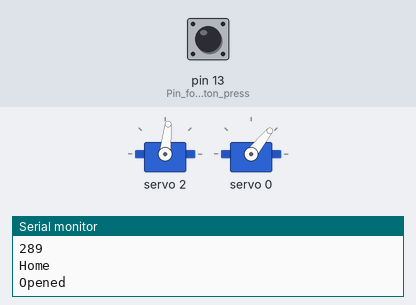
This sketch was run on a simulated Arduino Uno, built with avr-gcc and run on an emulated ATmega328P. Shown: 2 × servo, the last lines printed to the serial monitor. The test bench sets the inputs (shaded band); at power-on: pin 13 (Pin_for_button_press) HIGH.

Above: at 2.2 s.
2.3 s: pin 13 (Pin_for_button_press) pulled LOW for 0.15 s
At 10.5 s:
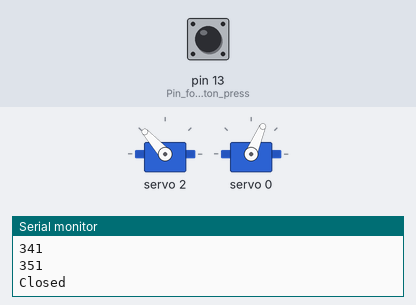
11.4 s: pin 13 (Pin_for_button_press) pulled LOW for 1 s
At 13.28 s:
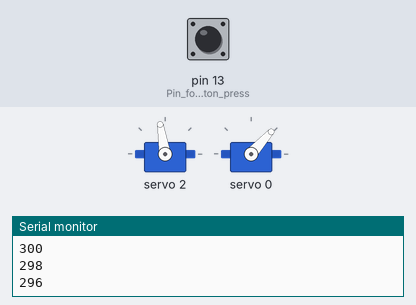
14.4 s: pin 13 (Pin_for_button_press) pulled LOW for 3.2 s
Timing chart, 0 to 22.0 s (numbered marks = the images above; inputs shaded):
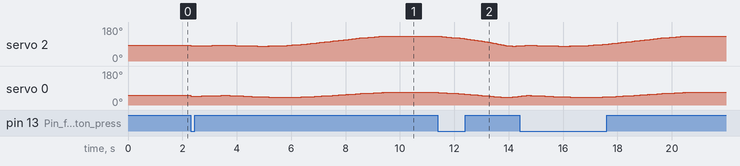

The sketch:

new.ino
```cpp
#include "servo_position.h"
#include <Wire.h>
#include <Adafruit_PWMServoDriver.h>
#define SERVOMIN 170
#define SERVOMAX 650

Adafruit_PWMServoDriver pwm = Adafruit_PWMServoDriver();

const int servoCount = 2; // Number of servos you have
const int servoPins[] = {2, 0}; // 2 is lower servo

double defaultPositions[servoCount] = {SERVO_1_POS[0], SERVO_2_POS[0]}; // Default position is when lid is open
double servoAngles[servoCount]; // Array to store current servo angles
int servoPWM[servoCount]; // Array to store current servo PWM values

bool isRotating = false; // Flag to track if rotation is in progress
bool isAtZero = false;    // Flag to track servo position (0 or x degrees)

void setup()
{
  Serial.begin(9600);
  pwm.begin();
  pwm.setPWMFreq(50);
  pinMode(13, INPUT_PULLUP); // Pin for button press

  // Initialize servo angles to default positions
  for (int i = 0; i < servoCount; i++)
  {
    servoAngles[i] = defaultPositions[i];
    servoPWM[i] = int(myAngleToPulse(defaultPositions[i], false, i));
    pwm.setPWM(servoPins[i], 0, myAngleToPulse(servoAngles[i], false, i));
  }
  // servoMax(); // Set servos to minimum position
  setDefaultPositions();
  Serial.println("Opened");
  delay(1000); // Wait for servos to reach minimum position
}

void closeLid() {
  isRotating = true;
  for (int i = 0; i < 100; i++) {
    // myMoveServo(0, 1, SERVO_1_POS[i], SERVO_2_POS[i], i);
    PWMMoveServo(0, 1, int(myAngleToPulse(SERVO_1_POS[i] + 4, false, i)), int(myAngleToPulse(SERVO_2_POS[i] + 5, true, i)), i);
    // moveServo(1, SERVO_2_POS[i]);

    // Serial.print("servo1:");
    // Serial.print(SERVO_1_POS[i]);
    // Serial.print(",servo2:");
    // Serial.println(SERVO_2_POS[i]);
    delay(25);
  }
  isRotating = false;
  Serial.println("Closed");
}

void openLid() {
  isRotating = true;
  for (int i = 99; i >= 0; i--) {
    // myMoveServo(0, 1, SERVO_1_POS[i], SERVO_2_POS[i], i);
    PWMMoveServo(0, 1, int(myAngleToPulse(SERVO_1_POS[i] + 4, false, i)), int(myAngleToPulse(SERVO_2_POS[i] + 5, true, i)), i);
    // moveServo(1, SERVO_2_POS[i]);

    // Serial.print("servo1:");
    // Serial.print(SERVO_1_POS[i]);
    // Serial.print(",servo2:");
    // Serial.println(SERVO_2_POS[i]);
    // delay(25);
  }
  isRotating = false;
  Serial.println("Opened");
}

void servoMin() {
  isRotating = true;
  for (int i = 0; i < servoCount; i++) {
    moveServo(i, 0);
  }
  isRotating = false;
  Serial.println("Min");
}

void servoMax() {
  isRotating = true;
  for (int i = 0; i < servoCount; i++) {
    moveServo(i, 180);
  }
  isRotating = false;
  Serial.println("Max");
}

void loop()
{

  int buttonState = digitalRead(13);
  if (buttonState == LOW && !isRotating) {
    if (isAtZero) {
      openLid();
      // servoMax();
    } else {
      closeLid();
      // servoMin();
    }
    isAtZero = !isAtZero;
  }
}

void myMoveServo(int servoIndex_1, int servoIndex_2, double targetAngle_1, double targetAngle_2, int i)
{
      pwm.setPWM(servoPins[servoIndex_2], 0, myAngleToPulse(targetAngle_2, false, i));
      pwm.setPWM(servoPins[servoIndex_1], 0, myAngleToPulse(targetAngle_1, true, i));
      delay(15);
}

void PWMMoveServo(int servoIndex_1, int servoIndex_2, int targetPWM_1, int targetPWM_2, int i)
{
  // Calculate the total steps for each servo
  int steps_1 = abs(targetPWM_1 - servoPWM[servoIndex_1]);
  int steps_2 = abs(targetPWM_2 - servoPWM[servoIndex_2]);

  // Function to calculate the greatest common divisor (GCD)
  auto gcd = [](int a, int b) {
    while (b != 0) {
      int temp = b;
      b = a % b;
      a = temp;
    }
    return a;
  };

  // Calculate the least common multiple (LCM)
  int maxSteps = (steps_1 * steps_2) / gcd(steps_1, steps_2);

  // Calculate the step interval for each servo
  int interval_1 = maxSteps / steps_1;
  int interval_2 = maxSteps / steps_2;

  // Smoothly move both servos to their target positions
  for (int step = 0; step <= maxSteps; step++) {
    if (step % interval_1 == 0 && steps_1 > 0) {
      servoPWM[servoIndex_1] += (targetPWM_1 > servoPWM[servoIndex_1]) ? 1 : -1;
      pwm.setPWM(servoPins[servoIndex_1], 0, servoPWM[servoIndex_1]);
    }
    if (step % interval_2 == 0 && steps_2 > 0) {
      servoPWM[servoIndex_2] += (targetPWM_2 > servoPWM[servoIndex_2]) ? 1 : -1;
      pwm.setPWM(servoPins[servoIndex_2], 0, servoPWM[servoIndex_2]);
    }
    delay(10); // Adjust the delay for smoother motion
  }

  // Ensure the final positions are set precisely
  servoPWM[servoIndex_1] = targetPWM_1;
  servoPWM[servoIndex_2] = targetPWM_2;

  pwm.setPWM(servoPins[servoIndex_1], 0, targetPWM_1);
  pwm.setPWM(servoPins[servoIndex_2], 0, targetPWM_2);
}

void moveServo(int servoIndex, int targetAngle)
{
  // Smoothly move the servo to the target angle
  for (int i = servoAngles[servoIndex]; i != targetAngle; i += (targetAngle > i) ? 1 : -1)
  {
    servoAngles[servoIndex] = i;
    pwm.setPWM(servoPins[servoIndex], 0, angleToPulse(i));
    delay(10); // Adjust the delay for smoother motion
  }
}

void setDefaultPositions()
{
  // Set all servos to their default positions
  myMoveServo(0, 1, defaultPositions[0] + 4, defaultPositions[1] + 5, 0);
  Serial.println("Home");
}

double myAngleToPulse(double angle, bool debug, int i)
{
  // Convert angle to servo pulse length
  if (debug)
  {
    Serial.println(i + int(myMap(angle)));
  }
  return myMap(angle);
}

double myMap(double angle)
{
  return SERVOMIN + (((angle - 0) * (SERVOMAX - SERVOMIN)) / (180));
}

int angleToPulse(int angle)
{
  // Convert angle to servo pulse length
  Serial.println(map(angle, 0, 180, SERVOMIN, SERVOMAX));
  return map(angle, 0, 18, SERVOMIN, SERVOMAX);
}
```

servo_position.h
```cpp
// Servo position from OPEN to CLOSE

const double SERVO_1_POS[100] = {
    40.8875082902766,40.6771439461375,40.4722694380665,40.2729254484011,40.0791542425941,39.8909996998149,39.7085073458553,39.5317243884116,39.360699754824,39.1954841323592,39.0361300111345,38.8826917297873,38.7352255240067,38.5937895780517,38.4584440793934,38.3292512766309,38.2062755408408,38.0895834305383,37.9792437604401,37.8753276742368,37.7779087216,37.68706293967,37.6028689392902,37.5254079962768,37.4547641480407,37.3910242959033,37.3342783134811,37.2846191615446,37.2421430097998,37.2069493660745,37.1791412134425,37.1588251558679,37.146111573005,37.1411147848542,37.1439532270428,37.1547496375741,37.1736312559768,37.2007300358822,37.2361828721623,37.2801318438856,37.3327244744804,37.3941140106522,37.4644597217694,37.5439272216344,37.6326888147712,37.7309238696203,37.8388192213134,37.9565696070327,38.0843781373317,38.2224568072283,38.3710270513751,38.5303203481837,38.700578878442,38.8820562447293,39.0750182588288,39.2797438053765,39.4965257912075,39.725672191292,39.9675072038465,40.2223725292004,40.4906287893816,40.7726571082114,41.0688608751019,41.3796677198282,41.7055317304942,42.0469359529065,42.4043952169049,42.7784593441972,43.1697168033642,43.5787988915171,44.0063845393739,44.4532058582921,44.9200545754153,45.4077895384249,45.9173455169472,46.449743586964,47.0061034624837,47.5876582421846,48.1957721776499,48.8319622586266,49.497924670813,50.1955675451053,50.9270519332266,51.6948436901447,52.5017800417223,53.3511562685021,54.2468404838554,55.1934285195297,56.196457522664,57.2627080230728,58.4006438997557,59.6210760787399,60.9382071685876,62.3713643811248,63.9480729568719,65.7100099268601,67.7260441129154,70.126610728961,73.2291820382933,78.7123386567667
};

const double SERVO_2_POS[100] = {
    13.9917012000558,13.7562497663602,13.5230304213207,13.2920828095159,13.0634480199883,12.8371686103653,12.6132886325435,12.3918536599876,12.1729108166979,11.9565088079072,11.7426979525706,11.5315302177225,11.3230592547763,11.117340437853,10.9144309042293,10.7143895970061,10.5172773101049,10.323156735709,10.1320925142775,9.9441512872682,9.75940175272012,9.57791472385654,9.39976319088391,9.22502238617741,9.05376985305949,8.88608551839627,8.72205176925589,8.56175353389467,8.40527836736087,8.25271654203168,8.1041611434285,7.95970817168726,7.81945664909627,7.68350873415348,7.55196984263895,7.42494877624704,7.30255785937775,7.18491308474717,7.07213426854577,6.96434521594966,6.86167389787615,6.76425263997236,6.67221832493499,6.58571260938341,6.50488215664908,6.42987888700383,6.36086024703159,6.29798950005564,6.24143603977128,6.19137572950603,6.14799126984301,6.1114725977045,6.08201732041031,6.05983118871028,6.04512861335365,6.03813323041556,6.03907852137058,6.04820849480714,6.06577843774214,6.09205574575584,6.12732084266364,6.17186820222734,6.22600748654564,6.29006481833556,6.3643842074243,6.44932915554542,6.54528446814132,6.6526583075304,6.77188452878128,6.90342534831242,7.0477744060838,7.20546029590602,7.37705065571644,7.56315693181905,7.76443995963481,7.98161654064782,8.21546724401091,8.46684572601145,8.73668994748643,9.02603578732554,9.33603371272414,9.66796939386215,10.0232894728416,10.4036341619389,10.8108790311441,11.2471893752106,11.7150921378585,12.217572883944,12.7582094138114,13.3413605553352,13.9724409034392,14.6583349075709,15.4080480569393,16.2337861593892,17.1528677871664,18.1914256625104,19.3925059958268,20.8373987437075,22.7234160348975,26.0907226456796
};
```

Measured:
- after the input at 2.3 s, servo 2: 84° → 80° at once, → 81° 0.26 s later, → 82° 0.26 s later, → 83° 0.26 s later, … (75 changes in this stretch); servo 0: 51° → 46° at once, → 47° 0.20 s later, → 48° 0.20 s later, → 49° 0.30 s later, … (50 changes in this stretch)
- after the input at 11.4 s, servo 0: 67° → 66° at once, → 65° 0.10 s later, → 64° 0.10 s later, → 63° 0.10 s later, … (34 changes in this stretch)
